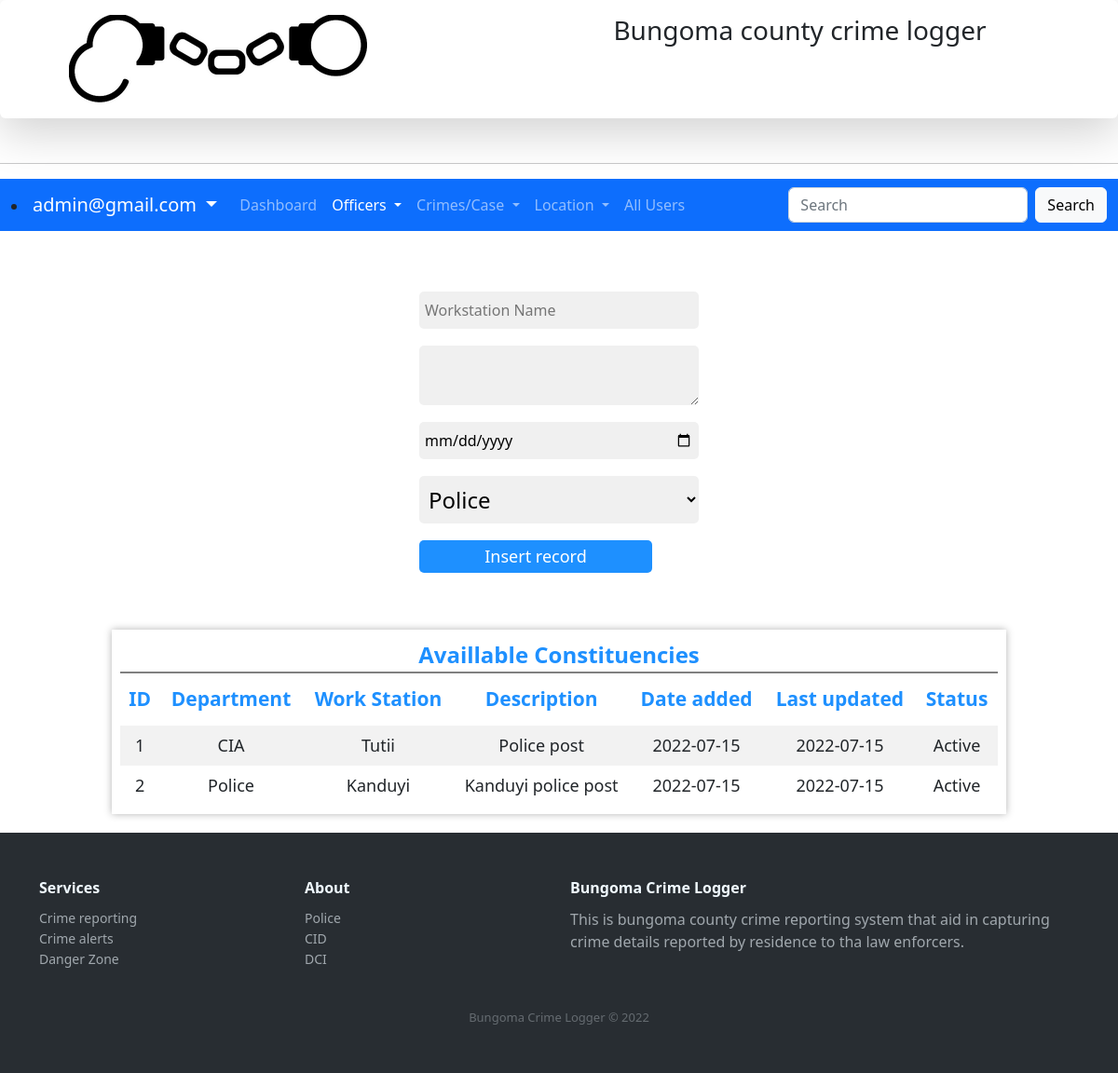
Page /addworkstation.php (signed in) on the committed database.
### tables this page shows
CREATE TABLE IF NOT EXISTS `tblworkstation` (
  `workstationID` int(12) NOT NULL AUTO_INCREMENT,
  `workstation` varchar(255) NOT NULL,
  `description` varchar(255) NOT NULL,
  `dateadded` date NOT NULL,
  `dateupdated` date NOT NULL,
  `departmentID` int(12) NOT NULL,
  `status` int(1) NOT NULL,
  PRIMARY KEY (`workstationID`),
  KEY `depwrok` (`departmentID`)
);

CREATE TABLE IF NOT EXISTS `tbldepartment` (
  `departmentId` int(12) NOT NULL AUTO_INCREMENT,
  `departmentName` varchar(255) NOT NULL,
  `description` varchar(255) NOT NULL,
  `dateadded` date NOT NULL,
  `dateupdated` date NOT NULL,
  `status` int(1) NOT NULL,
  PRIMARY KEY (`departmentId`)
);

### addworkstation.php (the view, shortened to what this page needs)
<?php require_once('Connections/crimecon.php'); ?>
<?php
$editFormAction = $_SERVER['PHP_SELF'];
if (isset($_SERVER['QUERY_STRING'])) {
  $editFormAction .= "?" . htmlentities($_SERVER['QUERY_STRING']);
}
$query_comdepartments = "SELECT tbldepartment.departmentId, tbldepartment.departmentName FROM tbldepartment WHERE tbldepartment.status = 1";
$comdepartments = mysql_query($query_comdepartments, $crimecon) or die(mysql_error());
$row_comdepartments = mysql_fetch_assoc($comdepartments);
$maxRows_allworkstation = 10;
$pageNum_allworkstation = 0;
$startRow_allworkstation = $pageNum_allworkstation * $maxRows_allworkstation;
$query_allworkstation = "SELECT tbldepartment.departmentName, tblworkstation.workstationID, tblworkstation.workstation, tblworkstation.`description`, tblworkstation.dateadded, tblworkstation.dateupdated, tblworkstation.status FROM tblworkstation, tbldepartment WHERE tbldepartment.departmentId = tblworkstation.departmentID";
$query_limit_allworkstation = sprintf("%s LIMIT %d, %d", $query_allworkstation, $startRow_allworkstation, $maxRows_allworkstation);
$allworkstation = mysql_query($query_limit_allworkstation, $crimecon) or die(mysql_error());
$row_allworkstation = mysql_fetch_assoc($allworkstation);
?>
<!DOCTYPE html PUBLIC "-//W3C//DTD XHTML 1.0 Transitional//EN" "http://www.w3.org/TR/xhtml1/DTD/xhtml1-transitional.dtd">
<html xmlns="http://www.w3.org/1999/xhtml">
<head>
<link rel="stylesheet" type="text/css" href="customcss/myelements.css">
<link rel="stylesheet" type="text/css" href="customcss/navigation.css">
<link rel="stylesheet" type="text/css" href="css/bootstrap.min.css">
<link rel="stylesheet" href="https://cdnjs.cloudflare.com/ajax/libs/ionicons/2.0.1/css/ionicons.min.css">
</head>
<body>
<nav class="shadow-lg p-3 mb-5 bg-body rounded">
   <div class="logoholder">
    <div class="logo-holder">
      <img src="assets/logo/logo.png">
    </div>
    <div class="name-holder">
      <h3>Bungoma county crime logger</h3>
    </div>
   </div>
   </nav>
   <hr>
      <nav class="navbar navbar-expand-lg navbar-dark bg-primary">
  <div class="container-fluid">
    <li class="nav-item dropdown">
          <a class="navbar-brand dropdown-toggle" href="#" id="navbarDropdown" role="button" data-bs-toggle="dropdown" aria-expanded="false">
            <?php echo $_SESSION['username'] ?>
          </a>
        </li>
    <div class="collapse navbar-collapse" id="navbarSupportedContent">
      <ul class="navbar-nav me-auto mb-2 mb-lg-0">
        <li class="nav-item">
          <a class="nav-link" href="dashboardadmin.php">Dashboard</a>
        </li>
        <li class="nav-item dropdown">
          <a class="nav-link dropdown-toggle active" href="#" id="navbarDropdown" role="button" data-bs-toggle="dropdown" aria-expanded="false">
            Officers
          </a>
        </li>
        <li class="nav-item dropdown">
          <a class="nav-link dropdown-toggle" href="#" id="navbarDropdown" role="button" data-bs-toggle="dropdown" aria-expanded="false">
            Crimes/Case
          </a>
        </li>
        <li class="nav-item dropdown">
          <a class="nav-link dropdown-toggle" href="#" id="navbarDropdown" role="button" data-bs-toggle="dropdown" aria-expanded="false">
            Location
          </a>
        </li>
        <li class="nav-item">
          <a class="nav-link" href="#">All Users</a>
        </li>
      </ul>
      <form class="d-flex">
        <input class="form-control me-2" type="search" placeholder="Search" aria-label="Search">
        <button class="btn btn-light" type="submit">Search</button>
      </form>
    </div>
  </div>
</nav>
<br><br>
<form action="<?php echo $editFormAction; ?>" method="post" name="form1" id="form1">
  <table align="center">
    <tr valign="baseline">
      <td><input type="text" name="workstation" value="" placeholder="Workstation Name" class="myinputtext"/></td>
    </tr>
    <tr valign="baseline">
      <td><textarea  name="description" placeholder="workstation description" class="myinputtext">
      </textarea></td>
    </tr>
    <tr valign="baseline">
      <td><input type="date" name="dateadded" value="" class="myinputtext" /></td>
    </tr>
    <tr valign="baseline">
      <td>
      <select  name="departmentID" class="myoption">
        <?php
do {
?>
        <option value="<?php echo $row_comdepartments['departmentId']?>"<?php if (!(strcmp($row_comdepartments['departmentId'], $row_comdepartments['departmentId']))) {echo "selected=\"selected\"";} ?>><?php echo $row_comdepartments['departmentName']?></option>
        <?php
} while ($row_comdepartments = mysql_fetch_assoc($comdepartments));
?>
      </select>
      </td>
    </tr>
    <tr valign="baseline">
      <td><input type="submit" value="Insert record" class="mybutton"/></td>
    </tr>
  </table>
</form>
<p>&nbsp;</p>
<div class="scroll-table">
  <div class="table-holder">
    <div class="table-caption">
      <label class="largeText dodgerblueText">Availlable Constituencies <span></span></label>
    </div>
    <table>
      <thead>
  <tr>
    <th>ID</th>
    <th>Department</th>
    <th>Work Station</th>
    <th>Description</th>
    <th>Date added</th>
    <th>Last updated</th>
    <th>Status</th>
  </tr>
  </thead>
  <tbody>
  <?php do { ?>
    <tr>
      <td><?php echo $row_allworkstation['workstationID']; ?></td>
      <td><?php echo $row_allworkstation['departmentName']; ?></td>
      <td><?php echo $row_allworkstation['workstation']; ?></td>
      <td><?php echo $row_allworkstation['description']; ?></td>
      <td><?php echo $row_allworkstation['dateadded']; ?></td>
      <td><?php echo $row_allworkstation['dateupdated']; ?></td>
      <td><?php  if ($row_allworkstation['status'] == 1) {
        echo "Active";
      }else{
        echo "Not Active";
      }
       ?></td>
    </tr>
    <?php } while ($row_allworkstation = mysql_fetch_assoc($allworkstation)); ?>
    </tbody>
</table>
  </div>
  </div>
<div class="footer-dark">
        <footer>
            <div class="container">
                <div class="row">
                    <div class="col-sm-6 col-md-3 item">
                        <h3>Services</h3>
                        <ul>
                            <li><a href="#">Crime reporting</a></li>
                            <li><a href="#">Crime alerts</a></li>
                            <li><a href="#">Danger Zone </a></li>
                        </ul>
                    </div>
                    <div class="col-sm-6 col-md-3 item">
                        <h3>About</h3>
                        <ul>
                            <li><a href="#">Police</a></li>
                            <li><a href="#">CID</a></li>
                            <li><a href="#">DCI</a></li>
                        </ul>
                    </div>
                    <div class="col-md-6 item text">
                        <h3>Bungoma  Crime Logger</h3>
                        <p>This is bungoma county crime reporting system that aid in capturing crime details reported by residence to tha law enforcers.</p>
                    </div>
                </div>
                <p class="copyright">Bungoma  Crime Logger &copy; 2022</p>
            </div>
        </footer>
    </div>
</body>
</html>

### customcss/myelements.css (style rules this page uses)
.mybutton { padding: 4px 3px; background: dodgerblue; color: white; font-size: 18px; border-radius: 5px; outline: none; border: none; min-width: 250px; margin-top: 16px; }
.myinputtext { padding: 8px 6px; background: #f0f0f0; font-size: 16px; border-radius: 5px; outline: none; border: none; min-width: 300px; margin-top: 16px; }
.myoption { padding: 8px 6px; background: #f0f0f0; font-size: 24px; border-radius: 5px; outline: none; border: none; margin-top: 16px; min-width: 300px; }
.largeText { font-size: 24px; font-weight: bold; }
.dodgerblueText { color: dodgerblue; }
.scroll-table { overflow: hidden; overflow-x: scroll; }
.table-holder { background: #fff; width: 80%; min-width: 750px; margin-left: 10%; border: 1px solid #fff; box-shadow: 0 0 0.5rem 0 rgba(0 ,0,0,0.3); padding: 8px; margin-top: 20px; margin-bottom: 20px; }
.table-caption { display: flex; justify-content: center; width: 100%; border-bottom: 2px solid grey; }
.table-holder table { width: 100%; }
.table-holder thead { color: dodgerblue; font-size: 21px; text-align: center; background-color: #fff; }
.table-holder th { padding: 12px 8px; }
.table-holder td { text-align: center; font-size: 18px; padding: 8px 6px; }
.table-holder tbody tr:nth-child(odd) { background-color: #f2f2f2; }

### customcss/navigation.css (style rules this page uses)
.logoholder { display: flex; }
.logo-holder { width: 50%; padding-left: 5%; }
.name-holder { width: 50%; padding-left: 5%; }
.footer-dark { padding:50px 0; color:#f0f9ff; background-color:#282d32; }
.footer-dark h3 { margin-top:0; margin-bottom:12px; font-weight:bold; font-size:16px; }
.footer-dark ul { padding:0; list-style:none; line-height:1.6; font-size:14px; margin-bottom:0; }
.footer-dark ul a { color:inherit; text-decoration:none; opacity:0.6; }
.footer-dark .item.text { margin-bottom:36px; }
.footer-dark .item.text p { opacity:0.6; margin-bottom:0; }
.footer-dark .copyright { text-align:center; padding-top:24px; opacity:0.3; font-size:13px; margin-bottom:0; }

### rows in the picture
tblworkstation: workstationID "1", departmentID.departmentName "CIA", workstation "Tutii", description "Police post", dateadded "2022-07-15", dateupdated "2022-07-15", status "Active"
tblworkstation: workstationID "2", departmentID.departmentName "Police", workstation "Kanduyi", description "Kanduyi police post", dateadded "2022-07-15", dateupdated "2022-07-15", status "Active"

### other values in the picture
$_SESSION['username'] "admin@gmail.com"
form field departmentID "Police"
